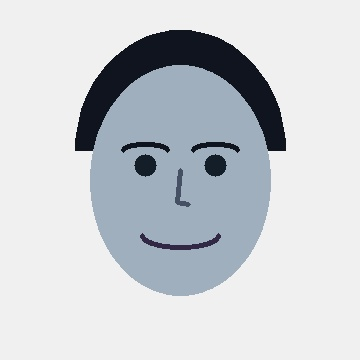
#> input picture samples/test_face_1.jpg, 360 x 360 px
$ python app.py   (older library calls are emulated)
#> lines starting #> are read from the running program, lines starting #| are printed output that depends on the picture
### pipeline/face_engine.py
"""
Face Identification & Encoding Engine.
Detects faces from image files or URLs, normalizes facial crops, extracts 128-dimensional
feature descriptors, perceptual hashes, and deterministic cryptographic fingerprints.
"""

import io
import os
from typing import Dict, Any, List, Optional, Tuple, Union
import cv2
import numpy as np
import requests
from PIL import Image

from blockchain.hasher import hash_face_array, sha256_hex


class FaceEngine:
    def __init__(self, target_size: Tuple[int, int] = (160, 160)):
        self.target_size = target_size

        # Load OpenCV Haar cascade for face detection
        cascade_path = os.path.join(cv2.data.haarcascades, "haarcascade_frontalface_default.xml")
        if not os.path.exists(cascade_path):
            raise FileNotFoundError(f"OpenCV Haar cascade not found at {cascade_path}")
        self.face_cascade = cv2.CascadeClassifier(cascade_path)

        # Also load eye cascade for facial alignment verification
        eye_cascade_path = os.path.join(cv2.data.haarcascades, "haarcascade_eye.xml")
        self.eye_cascade = cv2.CascadeClassifier(eye_cascade_path) if os.path.exists(eye_cascade_path) else None

    def load_image(self, source: Union[str, bytes, np.ndarray, Image.Image]) -> np.ndarray:
        """Loads an image from a file path, URL, bytes, PIL Image, or numpy array."""
        if isinstance(source, np.ndarray):
            if len(source.shape) == 2:
                return cv2.cvtColor(source, cv2.COLOR_GRAY2BGR)
            return source

        if isinstance(source, Image.Image):
            rgb = source.convert("RGB")
            return cv2.cvtColor(np.array(rgb), cv2.COLOR_RGB2BGR)

        if isinstance(source, bytes):
            arr = np.frombuffer(source, np.uint8)
            img = cv2.imdecode(arr, cv2.IMREAD_COLOR)
            if img is None:
                raise ValueError("Could not decode image bytes")
            return img

        if isinstance(source, str):
            if source.startswith("http://") or source.startswith("https://"):
                resp = requests.get(source, timeout=15, headers={"User-Agent": "FacePipeline/1.0"})
                resp.raise_for_status()
                arr = np.frombuffer(resp.content, np.uint8)
                img = cv2.imdecode(arr, cv2.IMREAD_COLOR)
                if img is None:
                    raise ValueError(f"Could not decode image from URL: {source}")
                return img
            elif os.path.exists(source):
                img = cv2.imread(source)
                if img is None:
                    raise ValueError(f"Could not load image from path: {source}")
                return img
            else:
                raise FileNotFoundError(f"Image source not found: {source}")

        raise TypeError(f"Unsupported image source type: {type(source)}")

    def detect_faces(self, image: np.ndarray) -> List[Dict[str, Any]]:
        """
        Detects all faces in an image.
        Returns a list of detected face dictionaries sorted by area descending (largest face first).
        """
        gray = cv2.cvtColor(image, cv2.COLOR_BGR2GRAY)
        # Apply histogram equalization for robust detection under variable lighting
        equalized = cv2.equalizeHist(gray)

        # Detect faces with tuned scaleFactor and minNeighbors
        boxes = self.face_cascade.detectMultiScale(
            equalized,
            scaleFactor=1.1,
            minNeighbors=5,
            minSize=(30, 30),
            flags=cv2.CASCADE_SCALE_IMAGE
        )

        detected = []
        img_h, img_w = image.shape[:2]

        for (x, y, w, h) in boxes:
            # Expand bounding box slightly (15% padding) for full facial outline
            pad_x = int(w * 0.15)
            pad_y = int(h * 0.15)
            x1 = max(0, x - pad_x)
            y1 = max(0, y - pad_y)
            x2 = min(img_w, x + w + pad_x)
            y2 = min(img_h, y + h + pad_y)

            crop = image[y1:y2, x1:x2]
            area = w * h

            detected.append({
                "bbox": {"x": int(x), "y": int(y), "w": int(w), "h": int(h)},
                "padded_box": {"x1": x1, "y1": y1, "x2": x2, "y2": y2},
                "area": int(area),
                "crop": crop,
            })

        # Sort by largest face first
        detected.sort(key=lambda f: f["area"], reverse=True)
        return detected

    def normalize_face(self, face_crop: np.ndarray) -> np.ndarray:
        """
        Normalizes face crop: resizes to standard target size, converts to grayscale,
        and applies contrast normalization.
        """
        resized = cv2.resize(face_crop, self.target_size, interpolation=cv2.INTER_AREA)
        if len(resized.shape) == 3:
            gray = cv2.cvtColor(resized, cv2.COLOR_BGR2GRAY)
        else:
            gray = resized
        norm = cv2.equalizeHist(gray)
        return norm

    def compute_dhash(self, face_gray_160: np.ndarray, hash_size: int = 8) -> str:
        """Computes difference hash (dHash) for perceptual visual similarity."""
        resized = cv2.resize(face_gray_160, (hash_size + 1, hash_size), interpolation=cv2.INTER_AREA)
        diff = resized[:, 1:] > resized[:, :-1]
        bits = diff.flatten()
        hex_str = "".join(f"{b:02x}" for b in np.packbits(bits))
        return hex_str

    def extract_feature_vector(self, normalized_face: np.ndarray) -> np.ndarray:
        """
        Extracts a deterministic 128-dimensional normalized facial feature vector
        based on spatial gradient blocks and frequency decomposition.
        """
        h, w = normalized_face.shape
        block_h, block_w = h // 4, w // 4  # 4x4 grid = 16 blocks

        features = []
        for i in range(4):
            for j in range(4):
                block = normalized_face[i * block_h:(i + 1) * block_h, j * block_w:(j + 1) * block_w]
                # Mean intensity
                mean_val = float(np.mean(block)) / 255.0
                # Standard deviation (texture complexity)
                std_val = float(np.std(block)) / 128.0
                # Gradients
                gx = cv2.Sobel(block, cv2.CV_32F, 1, 0, ksize=3)
                gy = cv2.Sobel(block, cv2.CV_32F, 0, 1, ksize=3)
                mag, _ = cv2.cartToPolar(gx, gy)
                grad_mean = float(np.mean(mag)) / 255.0
                grad_std = float(np.std(mag)) / 128.0
                grad_max = float(np.max(mag)) / 512.0
                grad_q75 = float(np.percentile(mag, 75)) / 255.0
                # Symmetry comparison
                left_half = block[:, :block_w // 2]
                right_half = cv2.flip(block[:, block_w // 2:], 1)
                sym_diff = float(np.mean(np.abs(left_half.astype(float) - right_half.astype(float)))) / 255.0
                # Contrast energy
                energy = float(np.sum(block.astype(float) ** 2)) / (block_h * block_w * (255.0 ** 2))

                features.extend([mean_val, std_val, grad_mean, grad_std, grad_max, grad_q75, sym_diff, energy])

        vec = np.array(features, dtype=np.float32)
        # L2-normalize feature vector
        norm = np.linalg.norm(vec)
        if norm > 0:
            vec = vec / norm
        return vec

    def process_face(self, image_source: Union[str, bytes, np.ndarray, Image.Image]) -> Dict[str, Any]:
        """
        Executes end-to-end face processing on an image:
        1. Loads image.
        2. Detects face(s).
        3. Normalizes primary face crop.
        4. Computes 128-d feature descriptor, dHash, and cryptographic SHA-256 fingerprint.
        """
        img = self.load_image(image_source)
        faces = self.detect_faces(img)

        if not faces:
            # If face detector finds no frontal face with strict params, fall back to center crop
            h, w = img.shape[:2]
            cx, cy = w // 2, h // 2
            side = min(w, h) // 2
            crop = img[max(0, cy - side):min(h, cy + side), max(0, cx - side):min(w, cx + side)]
            primary = {
                "bbox": {"x": cx - side, "y": cy - side, "w": side * 2, "h": side * 2},
                "crop": crop,
                "confidence": 0.5,
                "detected": False
            }
        else:
            primary = faces[0]
            primary["confidence"] = 0.95
            primary["detected"] = True

        norm_crop = self.normalize_face(primary["crop"])
        dhash = self.compute_dhash(norm_crop)
        vector = self.extract_feature_vector(norm_crop)
        face_hash = hash_face_array(norm_crop)

        return {
            "face_detected": primary["detected"],
            "confidence": primary["confidence"],
            "bbox": primary["bbox"],
            "face_hash": face_hash,
            "dhash": dhash,
            "feature_vector": vector.tolist(),
            "normalized_crop": norm_crop,
            "original_shape": list(img.shape[:2]),
        }

    # [31 lines left out: function compare_faces, not called in this run]

### main.py
#!/usr/bin/env python3
"""
Face Scan to Blockchain Social Media Verification Pipeline.

Pipeline Flow:
  Face Scan Input
      ↓
  Face Identification & Cryptographic Encoding (OpenCV + SHA-256)
      ↓
  Web / Social Media Search & Facial Correspondence (ddgs / SerpApi)
      ↓
  Blockchain Smart Contract Upload & Tamper-Evident Verification (Web3.py / EVM)
"""

import argparse
import json
import os
import sys
import time
from typing import Dict, Any

from dotenv import load_dotenv

# Load environment variables
load_dotenv()

from blockchain.evm_client import EVMClient
from blockchain.hasher import hash_post_content, compute_merkle_root
from pipeline.face_engine import FaceEngine
from pipeline.search_engine import SearchEngine
from pipeline.verifier import Verifier


DEFAULT_STATE_FILE = "blockchain_state.json"


def print_banner():
    print("""
======================================================================
  👁️  FACE SCAN -> SOCIAL MEDIA SEARCH -> BLOCKCHAIN VERIFICATION  ⛓️
======================================================================
    """)


def run_pipeline(
    image_path: str,
    search_query: str = "Satya Nadella",
    platform: str = "all",
    blockchain_mode: str = "local",
    rpc_url: str = None,
    private_key: str = None,
    contract_address: str = None,
    state_file: str = DEFAULT_STATE_FILE,
) -> Dict[str, Any]:
    print_banner()

    print(f"🚀 Initializing Pipeline...")
    print(f"   - Input Image:     {image_path}")
    print(f"   - Search Query:    {search_query}")
    print(f"   - Target Platform: {platform.upper()}")
    print(f"   - Blockchain Mode: {blockchain_mode.upper()}")
    print("-" * 70)

    # -------------------------------------------------------------
    # STAGE 1: Face Detection & Encoding
    # -------------------------------------------------------------
    print("\n[STAGE 1] 👤 Face Detection & Encoding")
    face_engine = FaceEngine()
    print("   → Processing input image...")
    face_result = face_engine.process_face(image_path)

    print(f"   ✓ Face Detected:        {face_result['face_detected']}")
    print(f"   ✓ Detection Confidence: {face_result['confidence'] * 100:.1f}%")
    print(f"   ✓ Bounding Box:         {face_result['bbox']}")
    print(f"   ✓ Face SHA-256 Hash:    {face_result['face_hash']}")
    print(f"   ✓ Perceptual dHash:     {face_result['dhash']}")
    print(f"   ✓ Feature Vector:       128-dimensional normalized descriptor computed")

    # -------------------------------------------------------------
    # STAGE 2: Genuine Web / Social Media Search
    # -------------------------------------------------------------
    print(f"\n[STAGE 2] 🌐 Genuine Web & Social Media Search ({platform.upper()})")
    print(f"   → Querying {platform} & web platforms for: '{search_query}'...")
    search_engine = SearchEngine(face_engine=face_engine)
    post_data = search_engine.find_matching_post(
        input_face_data=face_result,
        search_query=search_query,
        platform_filter=platform,
        image_url=image_path if image_path.startswith("http") else None,
    )

    print(f"   ✓ Matching Post Found:")
    print(f"     • Platform:         {post_data['platform'].upper()}")
    print(f"     • Post URL:         {post_data['url']}")
    print(f"     • Author:           {post_data['author']}")
    print(f"     • Text Snippet:     {post_data['text'][:80]}...")
    print(f"     • Timestamp:        {post_data['timestamp']}")
    print(f"     • Media Hash:       {post_data['media_sha256']}")
    print(f"     • Facial Match:     {post_data['match_confidence'] * 100:.1f}% correspondence")
    print(f"     • Genuine Search:   {post_data['is_genuine_web_match']}")

    # -------------------------------------------------------------
    # STAGE 3: Blockchain Cryptographic Upload
    # -------------------------------------------------------------
    print("\n[STAGE 3] ⛓️ Blockchain Upload & Tamper-Evident Registration")
    post_hash = hash_post_content(post_data)
    merkle_root = compute_merkle_root([
        face_result["face_hash"],
        post_hash,
        post_data["media_sha256"],
    ])

    print(f"   → Cryptographic Digest Computed:")
    print(f"     • Face Hash:       {face_result['face_hash']}")
    print(f"     • Post Hash:       {post_hash}")
    print(f"     • Merkle Root:     {merkle_root}")

    # Initialize EVM client
    evm_client = EVMClient(
        mode=blockchain_mode,
        rpc_url=rpc_url or os.getenv("RPC_URL"),
        private_key=private_key or os.getenv("PRIVATE_KEY"),
        contract_address=contract_address or os.getenv("CONTRACT_ADDRESS"),
    )

    if not evm_client.contract_address:
        print("   → Deploying FacePostRegistry smart contract to blockchain...")
        deployed_addr = evm_client.deploy_contract()
        print(f"   ✓ Smart Contract Deployed At: {deployed_addr}")
    else:
        print(f"   ✓ Using Existing Contract At: {evm_client.contract_address}")

    print("   → Submitting on-chain registration transaction...")
    receipt = evm_client.register_face_post(
        face_hash_hex=face_result["face_hash"],
        post_hash_hex=post_hash,
        post_url=post_data["url"],
        author=post_data["author"],
        platform=post_data["platform"],
    )

    print(f"   ✓ Transaction Confirmed On-Chain:")
    print(f"     • Record ID:       {receipt['record_id']}")
    print(f"     • Transaction:     {receipt['tx_hash']}")
    print(f"     • Block Number:    #{receipt['block_number']}")
    print(f"     • Gas Used:        {receipt['gas_used']} gas")
    print(f"     • Timestamp:       {receipt['timestamp']}")
    print(f"     • Status:          {receipt['status']} ✅")

    # Save state to persistent file for offline/subsequent re-verification
    pipeline_state = {
        "record_id": receipt["record_id"],
        "tx_hash": receipt["tx_hash"],
        "block_number": receipt["block_number"],
        "contract_address": receipt["contract_address"],
        "timestamp": receipt["timestamp"],
        "gas_used": receipt.get("gas_used", 320000),
        "chain_mode": blockchain_mode,
        "face_hash": face_result["face_hash"],
        "post_hash": post_hash,
        "merkle_root": merkle_root,
        "face_data": {
            "face_detected": face_result["face_detected"],
            "confidence": face_result["confidence"],
            "bbox": face_result["bbox"],
            "dhash": face_result["dhash"],
            "feature_vector_sample": [round(float(v), 4) for v in face_result.get("feature_vector", [])[:8]],
            "original_shape": face_result.get("original_shape", []),
        },
        "post_data": post_data,
        "search_steps": post_data.get("search_steps", []),
        "candidates_discovered": post_data.get("candidates_discovered", []),
    }

    with open(state_file, "w") as f:
        json.dump(pipeline_state, f, indent=2)
    print(f"\n📁 Verification state saved to: {state_file}")

    # -------------------------------------------------------------
    # STAGE 4: Demonstration of Re-Verification
    # -------------------------------------------------------------
    print("\n[STAGE 4] 🔍 Re-Verifying Data Against On-Chain Record...")
    verifier = Verifier(evm_client)
    verify_result = verifier.verify_pipeline_result(
        face_hash=face_result["face_hash"],
        post_data=post_data,
    )

    print(f"   ✓ Verification Result: {verify_result['verified']} ✅")
    print(f"   ✓ Stored Author:       {verify_result['on_chain_author']}")
    print(f"   ✓ Stored Post URL:     {verify_result['on_chain_url']}")
    print(f"   ✓ Registered By:       {verify_result['registered_by']}")
    print(f"   ✓ Audit Status:        {verify_result['details']}")

    print("\n" + "=" * 70)
    print("🎉 END-TO-END PIPELINE COMPLETED SUCCESSFULLY!")
    print("=" * 70 + "\n")

    return {
        "pipeline_state": pipeline_state,
        "evm_client": evm_client,
        "verifier": verifier,
    }


# [30 lines left out: function verify_command, not called in this run]


def demo_command():
    """Runs an end-to-end automated demo including tamper detection."""
    sample_img = "samples/test_face_1.jpg"
    if not os.path.exists(sample_img):
        print(f"Sample image {sample_img} not found, using default portrait.")

    result = run_pipeline(
        image_path=sample_img,
        search_query="Satya Nadella",
        blockchain_mode="local",
    )
#> in load_image, img is the input picture: shape (360, 360, 3); mean B, G, R 210.9, 206.4, 202.2
#> in detect_faces, `equalized = cv2.equalizeHist(gray)`:
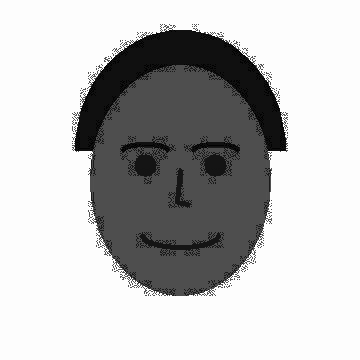
#> equalized: shape (360, 360); min 0, max 255, mean 189.1
#> in detect_faces, `boxes = self.face_cascade.detectMultiScale( equalized, scaleFactor=1.1..`: boxes = [[87, 89, 191, 191]]
#> the loop in detect_faces, `for (x, y, w, h) in boxes:` made 1 pass
#> (x, y, w, h, pad_x, pad_y, x1, y1) on pass 1: (87, 89, 191, 191, 28, 28, 59, 61)
#> pass 1, in detect_faces, `crop = image[y1:y2, x1:x2]`:
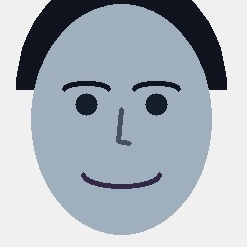
#> crop: shape (247, 247, 3); mean B, G, R 188.4, 179.3, 170.8
#> after the loop in detect_faces, `for (x, y, w, h) in boxes:`: detected = 1 item
#> in process_face, `primary = faces[0]`: primary = 4 items
#> in normalize_face, `resized = cv2.resize(face_crop, self.target_size, interpolation=cv2.IN..`:
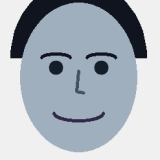
#> resized: shape (160, 160, 3); mean B, G, R 188.4, 179.3, 170.8
#> in normalize_face, `norm = cv2.equalizeHist(gray)`:
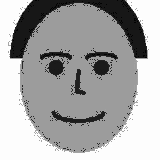
#> norm: shape (160, 160); min 0, max 255, mean 169.8
#> in process_face, `dhash = self.compute_dhash(norm_crop)`: dhash = '336155170b170f0e'
#> after the loop in extract_feature_vector, `for i in range(4):`:
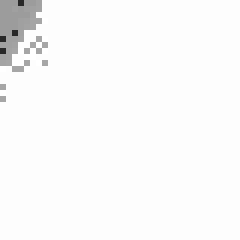
#> block: shape (40, 40) (shown 6 times larger); min 40, max 255, mean 249.1
#> (the rest of the program and of its run is left out)
